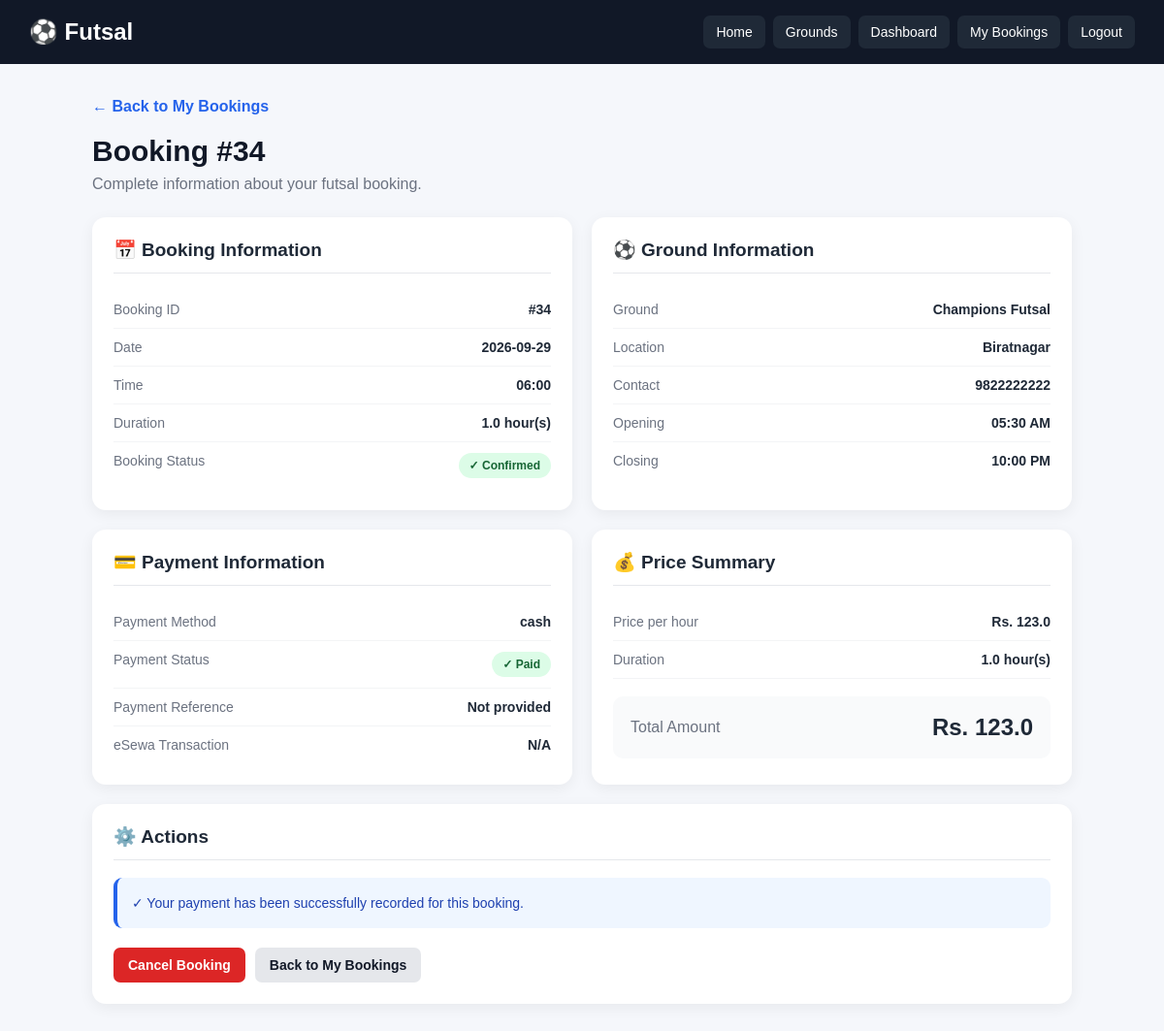
The app's page /booking/34 (signed in) with its own data.
### tables this page shows
CREATE TABLE bookings (
            id INTEGER PRIMARY KEY AUTOINCREMENT,
            user_id INTEGER NOT NULL,
            ground_id INTEGER NOT NULL,
            booking_date TEXT NOT NULL,
            booking_time TEXT NOT NULL,
            created_at TIMESTAMP DEFAULT CURRENT_TIMESTAMP, status TEXT
            DEFAULT 'confirmed', duration REAL
            DEFAULT 1, payment_status TEXT

            DEFAULT 'pending', payment_method TEXT

            DEFAULT 'cash', payment_reference TEXT, paid_at TIMESTAMP, transaction_uuid
            TEXT, esewa_transaction_code
            TEXT, esewa_product_code
            TEXT, esewa_amount
            REAL, esewa_verified_at
            TIMESTAMP,

            FOREIGN KEY (user_id) REFERENCES users(id),
            FOREIGN KEY (ground_id) REFERENCES grounds(id),

            UNIQUE(ground_id, booking_date, booking_time)
        );

CREATE TABLE grounds (
            id INTEGER PRIMARY KEY AUTOINCREMENT,
            name TEXT NOT NULL,
            location TEXT NOT NULL,
            price INTEGER NOT NULL,
            contact TEXT,
            opening_time TEXT,
            closing_time TEXT,
            description TEXT,
            image TEXT
        );

### app.py (the view)
@app.route("/booking/<int:booking_id>")
@login_required
def booking_details(booking_id):
    conn = get_db()
    booking = conn.execute(
        """
        SELECT
            bookings.*,
            grounds.name AS ground_name,
            grounds.location AS ground_location,
            grounds.price AS price,
            grounds.price AS ground_price,
            grounds.contact AS ground_contact,
            grounds.opening_time AS opening_time,
            grounds.closing_time AS closing_time,
            grounds.image AS ground_image
        FROM bookings
        JOIN grounds ON bookings.ground_id = grounds.id
        WHERE bookings.id = ?
        AND bookings.user_id = ?
        """,
        (booking_id, session["user_id"])
    ).fetchone()
    conn.close()
    if booking is None:
        flash("Booking not found.", "danger")
        return redirect(url_for("my_bookings"))
    try:
        price = float(booking["price"] or 0)
    except (TypeError, ValueError):
        price = 0.0
    try:
        duration = float(booking["duration"] or 1)
    except (TypeError, ValueError):
        duration = 1.0
    total_amount = round(price * duration, 2)
    return render_template(
        "booking_details.html",
        booking=booking,
        price=price,
        duration=duration,
        total_amount=total_amount
    )

### app.py (called while the page is built, shortened)
def login_required(view_function):
    @wraps(view_function)
    def wrapper(*args, **kwargs):
        return view_function(
            *args,
            **kwargs
        )
    return wrapper

def get_db():
    conn = sqlite3.connect(
        DATABASE
    )
    conn.row_factory = sqlite3.Row
    conn.execute(
        "PRAGMA foreign_keys = ON"
    )
    return conn

### templates/booking_details.html (shortened to what this page needs)
<!DOCTYPE html>
<html lang="en">
<head>
</head>
<body>
<nav class="navbar">
    <div class="logo">
        ⚽ Futsal
    </div>
    <div class="nav-links">
        <a href="{{ url_for('index') }}">
            Home
        </a>
        <a href="{{ url_for('grounds') }}">
            Grounds
        </a>
        <a href="{{ url_for('dashboard') }}">
            Dashboard
        </a>
        <a href="{{ url_for('my_bookings') }}">
            My Bookings
        </a>
        <a href="{{ url_for('logout') }}">
            Logout
        </a>
    </div>
</nav>
<div class="container">
    <a
        href="{{ url_for('my_bookings') }}"
        class="back"
    >
        ← Back to My Bookings
    </a>
    <div class="header">
        <h1>
            Booking #{{ booking['id'] }}
        </h1>
        <p>
            Complete information about your futsal booking.
        </p>
    </div>
    <div class="grid">
        <div class="card">
            <h2>
                📅 Booking Information
            </h2>
            <div class="info-row">
                <span class="label">
                    Booking ID
                </span>
                <span class="value">
                    #{{ booking['id'] }}
                </span>
            </div>
            <div class="info-row">
                <span class="label">
                    Date
                </span>
                <span class="value">
                    {{ booking['booking_date'] }}
                </span>
            </div>
            <div class="info-row">
                <span class="label">
                    Time
                </span>
                <span class="value">
                    {{ booking['booking_time'] }}
                </span>
            </div>
            <div class="info-row">
                <span class="label">
                    Duration
                </span>
                <span class="value">
                    {{ booking['duration'] }} hour(s)
                </span>
            </div>
            <div class="info-row">
                <span class="label">
                    Booking Status
                </span>
                <span class="value">
                    {% if booking['status'] == 'confirmed' %}
                        <span class="badge confirmed">
                            ✓ Confirmed
                        </span>
                    {% elif booking['status'] == 'cancelled' %}
                        <span class="badge cancelled">
                            ✕ Cancelled
                        </span>
                    {% else %}
                        <span class="badge pending">
                            {{ booking['status']|title }}
                        </span>
                    {% endif %}
                </span>
            </div>
        </div>
        <div class="card">
            <h2>
                ⚽ Ground Information
            </h2>
            <div class="info-row">
                <span class="label">
                    Ground
                </span>
                <span class="value">
                    {{ booking['ground_name'] }}
                </span>
            </div>
            <div class="info-row">
                <span class="label">
                    Location
                </span>
                <span class="value">
                    {{ booking['ground_location'] }}
                </span>
            </div>
            <div class="info-row">
                <span class="label">
                    Contact
                </span>
                <span class="value">
                    {{ booking['ground_contact'] or 'Not provided' }}
                </span>
            </div>
            <div class="info-row">
                <span class="label">
                    Opening
                </span>
                <span class="value">
                    {{ booking['opening_time'] or 'Not provided' }}
                </span>
            </div>
            <div class="info-row">
                <span class="label">
                    Closing
                </span>
                <span class="value">
                    {{ booking['closing_time'] or 'Not provided' }}
                </span>
            </div>
        </div>
        <div class="card">
            <h2>
                💳 Payment Information
            </h2>
            <div class="info-row">
                <span class="label">
                    Payment Method
                </span>
                <span class="value">
                    {{ booking['payment_method'] or 'Not selected' }}
                </span>
            </div>
            <div class="info-row">
                <span class="label">
                    Payment Status
                </span>
                <span class="value">
                    {% if booking['payment_status'] == 'paid' %}
                        <span class="badge paid">
                            ✓ Paid
                        </span>
                    {% elif booking['payment_status'] == 'submitted' %}
                        <span class="badge submitted">
                            ⏳ Submitted
                        </span>
                    {% elif booking['payment_status'] == 'rejected' %}
                        <span class="badge rejected">
                            ✕ Rejected
                        </span>
                    {% else %}
                        <span class="badge unpaid">
                            Unpaid
                        </span>
                    {% endif %}
                </span>
            </div>
            <div class="info-row">
                <span class="label">
                    Payment Reference
                </span>
                <span class="value">
                    {{ booking['payment_reference'] or 'Not provided' }}
                </span>
            </div>
            <div class="info-row">
                <span class="label">
                    eSewa Transaction
                </span>
                <span class="value">
                    {{ booking['esewa_transaction_code'] or 'N/A' }}
                </span>
            </div>
        </div>
        <div class="card">
            <h2>
                💰 Price Summary
            </h2>
            <div class="info-row">
                <span class="label">
                    Price per hour
                </span>
                <span class="value">
                    Rs.
                    {{ booking['price']|float|round(2) }}
                </span>
            </div>
            <div class="info-row">
                <span class="label">
                    Duration
                </span>
                <span class="value">
                    {{ booking['duration'] }} hour(s)
                </span>
            </div>
            <div class="total-box">
                <span>
                    Total Amount
                </span>
                <strong>
                    Rs.
                    {{
                        (
                            booking['price']|float
                            *
                            booking['duration']|float
                        )|round(2)
                    }}
                </strong>
            </div>
        </div>
        <div class="card full">
            <h2>
                ⚙️ Actions
            </h2>
            {% if booking['status'] != 'cancelled'
                and booking['payment_status'] != 'paid' %}
                <div class="notice">
                    Your booking has not been paid yet.
                    You can continue to the payment page
                    to complete your payment.
                </div>
            {% elif booking['payment_status'] == 'submitted' %}
                <div class="notice">
                    Your payment has been submitted and is
                    waiting for verification.
                </div>
            {% elif booking['payment_status'] == 'paid' %}
                <div class="notice">
                    ✓ Your payment has been successfully
                    recorded for this booking.
                </div>
            {% endif %}
            <div class="actions">
                {% if booking['status'] != 'cancelled' %}
                    <form
                        method="POST"
                        action="{{ url_for(
                            'cancel_booking',
                            booking_id=booking['id']
                        ) }}"
                        style="display:inline;"
                    >
                        <button
                            type="submit"
                            class="btn btn-danger"
                            onclick="return confirm(
                                'Are you sure you want to cancel this booking?'
                            );"
                        >
                            Cancel Booking
                        </button>
                    </form>
                {% endif %}
                <a
                    href="{{ url_for('my_bookings') }}"
                    class="btn btn-secondary"
                >
                    Back to My Bookings
                </a>
            </div>
        </div>
    </div>
</div>
</body>
</html>

### templates/booking_details.html (style rules this page uses)
* { box-sizing: border-box; margin: 0; padding: 0; }
body { font-family: Arial, Helvetica, sans-serif; background: #f5f7fb; color: #1f2937; }
.navbar { background: #111827; color: white; padding: 16px 30px; display: flex; justify-content: space-between; align-items: center; flex-wrap: wrap; gap: 15px; }
.logo { font-size: 24px; font-weight: bold; }
.nav-links { display: flex; gap: 8px; flex-wrap: wrap; }
.nav-links a { color: white; text-decoration: none; padding: 9px 13px; border-radius: 7px; background: #1f2937; font-size: 14px; }
.container { max-width: 1050px; margin: 35px auto; padding: 0 20px; }
.back { display: inline-block; margin-bottom: 20px; color: #2563eb; text-decoration: none; font-weight: bold; }
.header { margin-bottom: 25px; }
.header h1 { font-size: 30px; color: #111827; }
.header p { margin-top: 8px; color: #6b7280; }
.grid { display: grid; grid-template-columns: 1fr 1fr; gap: 20px; }
.card { background: white; border-radius: 14px; padding: 22px; box-shadow: 0 4px 15px rgba(0, 0, 0, 0.06); }
.card h2 { font-size: 19px; margin-bottom: 18px; padding-bottom: 12px; border-bottom: 1px solid #e5e7eb; }
.info-row { display: flex; justify-content: space-between; gap: 15px; padding: 11px 0; border-bottom: 1px solid #f3f4f6; }
.info-row:last-child { border-bottom: none; }
.label { color: #6b7280; font-size: 14px; }
.value { font-weight: 600; text-align: right; font-size: 14px; }
.badge { display: inline-block; padding: 6px 11px; border-radius: 20px; font-size: 12px; font-weight: bold; }
.confirmed, .paid { background: #dcfce7; color: #166534; }
.total-box { margin-top: 18px; padding: 18px; border-radius: 10px; background: #f9fafb; display: flex; justify-content: space-between; align-items: center; }
.total-box span { color: #6b7280; }
.total-box strong { font-size: 24px; }
.notice { margin-top: 18px; padding: 15px; border-radius: 9px; background: #eff6ff; border-left: 4px solid #2563eb; color: #1e40af; line-height: 1.6; font-size: 14px; }
.actions { margin-top: 20px; display: flex; gap: 10px; flex-wrap: wrap; }
.btn { display: inline-block; padding: 10px 15px; border-radius: 7px; text-decoration: none; border: none; cursor: pointer; font-size: 14px; font-weight: bold; }
.btn-danger { background: #dc2626; color: white; }
.btn-secondary { background: #e5e7eb; color: #111827; }
.full { grid-column: 1 / -1; }

### records on screen
bookings: id "34", booking_date "2026-09-29", booking_time "06:00", duration "1.0", payment_method "cash"
grounds: ground_name "Champions Futsal", ground_location "Biratnagar", contact "9822222222", opening_time "05:30 AM", closing_time "10:00 PM", price "123.0", price.duration "123.0"

### other values on screen
{{ booking['payment_reference'] or 'Not provided' }} "Not provided"
{{ booking['esewa_transaction_code'] or 'N/A' }} "N/A"
